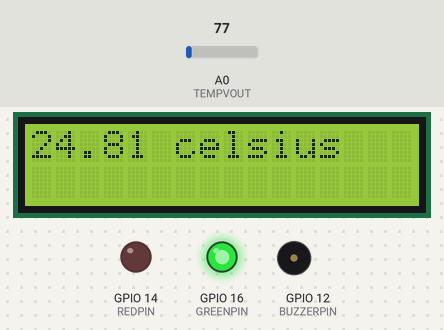
The sketch below on a simulated ESP8266 (NodeMCU). Shown: 16×2 character LCD, output pins drawn as LEDs (lit = HIGH), buzzer (waves = sounding, pin HIGH). The inputs (shaded band) are chosen by the test bench; at power-on: A0 (TEMPVOUT) = 77. WiFi joins after 1.5 s; servers stay silent unless stated; uploads are accepted with an empty reply; what the sketch prints to the serial monitor is not drawn.

Above: at 1.3 s.
1.4 s: A0 (TEMPVOUT) set to 101
At 3.4 s:
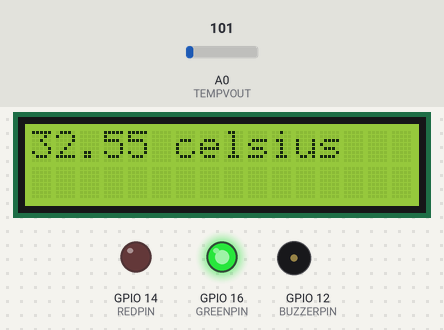
4.1 s: A0 (TEMPVOUT) set to 120
At 5.5 s:
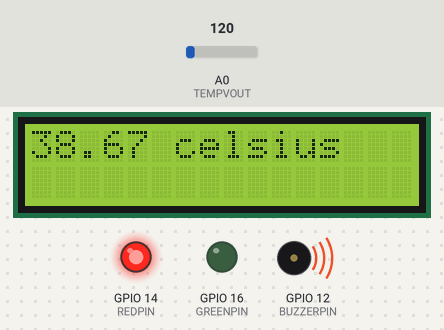
6.8 s: A0 (TEMPVOUT) set to 130
At 9.7 s:
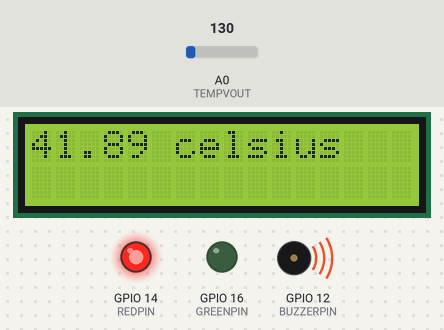
Timing chart, 0 to 11.2 s (numbered marks = the images above; inputs shaded):
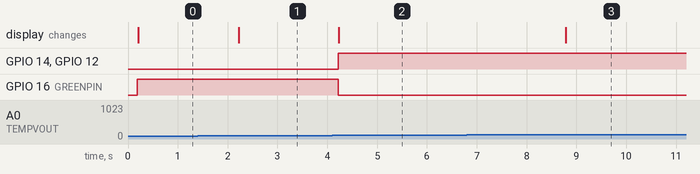

The sketch:

covidTestAutomation.ino
```cpp
//Libraries
#include <LiquidCrystal_I2C.h>
#include <ESP8266WiFi.h>

// Declare variables variables
#define REDPIN 14
#define GREENPIN 16
#define BUZZERPIN 12
#define TEMPVOUT A0

int lcdColumns = 16;
int lcdRows = 2;
WiFiClient wifiClient;

LiquidCrystal_I2C lcd(0x27, lcdColumns, lcdRows);

void setup() {
    Serial.begin(9600);

    Serial.println("**************************************");
    Serial.println("******      Smart TenpTaKer     ******");
    Serial.println("**************************************");

    // Setup LEDs
    pinMode(REDPIN, OUTPUT);
    pinMode(GREENPIN, OUTPUT);
    pinMode(BUZZERPIN, OUTPUT);

    // Setup LCD
    lcd.begin(5,4);
    lcd.init();
    lcd.backlight();

    // Setup WiFi
     WiFi.begin("RCA-WiFi", "rca@2019");

}

void loop() {

  // Read Temperature
  int analogValue = analogRead(TEMPVOUT);
  float celsius = (analogValue * (3.3 / 1024.0) * 100);

  Serial.print("Current temperature=   ");
  Serial.println((String)celsius);

  String postData="";
  String my_device = "340722SPE0432022";
  postData = "device="+my_device+"&distance="+(String)celsius;

if(celsius < 35 ){
    // Turn on GREEN LED
    digitalWrite(GREENPIN, HIGH);
    // Turn off GREEN LED
    digitalWrite(REDPIN, LOW);
    // Turn off BUZZER
    digitalWrite(BUZZERPIN, LOW);

    lcd.clear();
    lcd.setCursor(0,0);
    lcd.print((String)celsius + " celsius");


  }else{
    // Turn off GREEN LED
    digitalWrite(GREENPIN, LOW);
    // Turn on RED LED
    digitalWrite(REDPIN, HIGH);
    // Turn on BUZZER
    digitalWrite(BUZZERPIN, HIGH);

    lcd.clear();
    lcd.setCursor(0,0);
    lcd.print((String)celsius + " celsius");

    sendData(80, "192.168.1.150", "/iot/" , postData);
  }

  delay(2000);

}

void sendData(const int httpPort, const char* host,const char* filepath , String data){

  wifiClient.connect(host, httpPort);

  wifiClient.println("POST "+(String)filepath+" HTTP/1.1");
  wifiClient.println("Host: " + (String)host);
  wifiClient.println("User-Agent: ESP8266/1.0");
  wifiClient.println("Content-Type: application/x-www-form-urlencoded");
  wifiClient.println("Content-Length: " +(String)data.length());
  wifiClient.println();
  wifiClient.print(data);

  Serial.println("Response: " + wifiClient.readStringUntil('\n'));

}
```

Measured:
- the behaviour switches between 108 and 109 on A0 (TEMPVOUT) (found by bisection; images 1 and 2)
- after the input at 1.4 s, the display: changes after 0.82 s (image 1)
- after the input at 4.1 s, GPIO 14 (REDPIN), GPIO 12 (BUZZERPIN): LOW → HIGH after 0.12 s; GPIO 16 (GREENPIN): HIGH → LOW after 0.12 s; the display: changes after 0.13 s (image 2)
- after the input at 6.8 s, the display: changes after 2.0 s (image 3)
